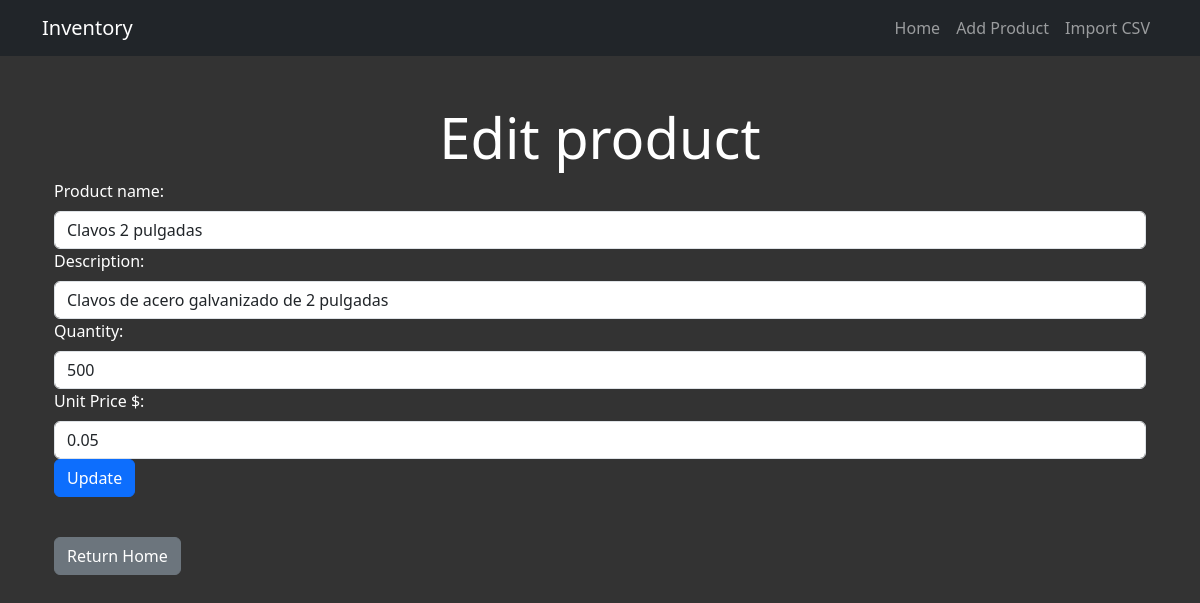
The page /edit/A001 on the database its author committed.
### main.py (models this page shows)
class Article(db.Model):
    __tablename__ = "articles"
    id: Mapped[int] = mapped_column(primary_key=True)
    code: Mapped[str] = mapped_column(String, nullable=False)
    name: Mapped[str] = mapped_column(String(250), unique=True, nullable=False)
    description: Mapped[str] = mapped_column(String(250), nullable=False)
    quantity: Mapped[int] = mapped_column(Integer, nullable=False)
    unit_price: Mapped[float] = mapped_column(Float, nullable=False)
    sales: Mapped[list["Sale"]] = relationship("Sale", back_populates="article")

### main.py (the view)
@app.route('/edit/<string:article_code>', methods=["GET", "POST"])
def edit(article_code):
    article = Article.query.filter_by(code=article_code).first_or_404()
    if request.method == "POST":
        article.quantity = float(request.form["quantity"])
        article.unit_price = float(request.form["unit_price"])
        db.session.commit()
        flash("Article updated correctly", "update")
        return redirect(url_for('home'))
    return render_template("edit.html", article=article)

### templates/edit.html (shortened to what this page needs)
{% extends 'base.html' %}
    {% block styles %}
        {{ bootstrap.load_css() }}
        <link rel="stylesheet" href="{{ url_for('static',filename='styles.css')}}">
    {% endblock %}
{% block content %}
<div class="container mt-5">
    <h1 class="display-4 text-center">Edit product</h1>
    <form action="{{ url_for('edit', article_code=article.code) }}" method="post">
        <label for="name" class="form-label">Product name:</label>
        <input type="text" class="form-control" name="name" id="name" value="{{ article.name }}" readonly>
        <label for="description" class="form-label">Description:</label>
        <input type="text" class="form-control" name="description" id="description" value="{{ article.description }}" readonly>
        <label for="quantity" class="form-label">Quantity:</label>
        <input type="text" class="form-control" id="quantity" name="quantity" value="{{ article.quantity }}">
        <label for="unit_price" class="form-label">Unit Price $:</label>
        <input type="text" class="form-control" id="unit_price" name="unit_price" value="{{ article.unit_price }}">
        <button type="submit" class="btn btn-primary">Update</button>
    </form>
    <br>
    <a href="{{ url_for('home') }}" class="btn btn-secondary mt-3">Return Home</a>
</div>
{% endblock %}

### static/styles.css (style rules this page uses)
html, body { height: 100%; overflow-y: auto; }
body { background-color: #333; color: white; overflow-x: auto; }
a { color: #ffc107; }

### rows shown on the page
Article: name "Clavos 2 pulgadas", description "Clavos de acero galvanizado de 2 pulgadas", quantity "500", unit_price "0.05"
